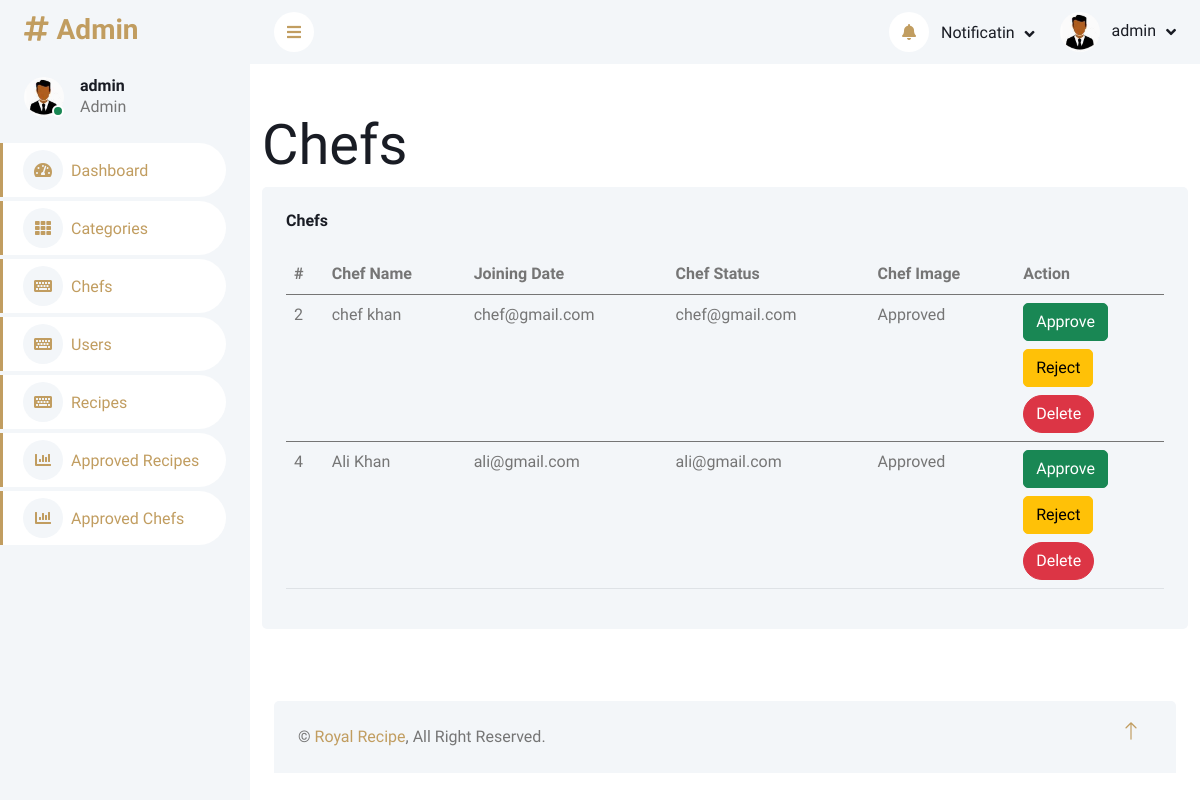
Screenshot of /AdminPanel/chefs.php (signed in) with the database file from the repository.
### tables this page shows
CREATE TABLE `users` (
  `u_id` int(11) NOT NULL,
  `u_name` varchar(255) NOT NULL,
  `u_email` varchar(255) NOT NULL,
  `SpecialtyExpertise` varchar(255) NOT NULL,
  `Profile_Picture` varchar(255) NOT NULL,
  `phone_num` int(50) NOT NULL,
  `address` varchar(255) NOT NULL,
  `Status` varchar(255) NOT NULL,
  `u_type_id` int(11) NOT NULL,
  `password` varchar(255) NOT NULL
);

### AdminPanel/chefs.php (the view, shortened to what this page needs)
<?php
 include('head.php');
 if($_SESSION['uid']==1){
?>
<div class="container my-5 ">
    <h1 class="display-4">Chefs</h1>
    <div class="row">
        <div class="col-12">
            <div class="bg-light rounded h-100 p-4">
                <h6 class="mb-4">Chefs</h6>
                <div class="table-responsive">
                    <table class="table">
                        <thead>
                            <tr>
                                <th scope="col">#</th>
                                <th scope="col">Chef Name</th>
                                <th scope="col">Joining Date</th>
                                <th scope="col">Chef Status</th>
                                <th scope="col">Chef Image</th>
                                <th scope="col">Action</th>
                            </tr>
                        </thead>
                        <?php
                        $query = $pdo->query('select * from users where u_type_id = 2');
                        $result = $query->fetchall(PDO::FETCH_ASSOC);
                        foreach ($result as $data) {
                            ?>
                        <tbody>
                        <tr class="">
                        <td>
                        <?php echo $data['u_id'];?>
                    </td>
                    <td>
                        <?php echo $data['u_name'];?>
                    </td>
                    <td>
                        <?php echo $data['u_email'];?>
                    </td>
                    <td>
                        <?php echo $data['u_email'];?>
                    </td>
                    <td>
                        <?php echo $data['Status'];?>
                    </td>
                    <td collspan="2">
                    <form method="post">
                            <button class="btn btn-success" type="submit" name="approve">
                                Approve
                        </button>
                        </form>
                        <form method="post">
                            <button class="btn btn-warning my-2" type="submit" name="reject">Reject</button>
                        </form>
                    <form action="" method="get">
                            <a href="?d_id=<?php echo $data['u_id']; ?>" class="btn btn-danger rounded-pill">Delete</a>
                        </form>
                    </td>
                        </tr>
                        </tbody>
                        <?php
                        }
                        ?>
                    </table>
                </div>
            </div>
        </div>
    </div>
</div>
<?php
}
else{
    echo "<script>location.assign('../index.php')</script>";
}
?>
<?php
    include('foot.php');
?>

### AdminPanel/css/style.css (style rules this page uses)
:root { --primary: #C19D60; --light: #F3F6F9; --dark: #191C24; }
.btn { transition: .5s; }

### rows the page displays
users: u_id "2", u_name "chef khan", u_email "chef@gmail.com", Status "Approved"
users: u_id "4", u_name "Ali Khan", u_email "ali@gmail.com", Status "Approved"

### other values shown
$_SESSION['uname'] "admin"
